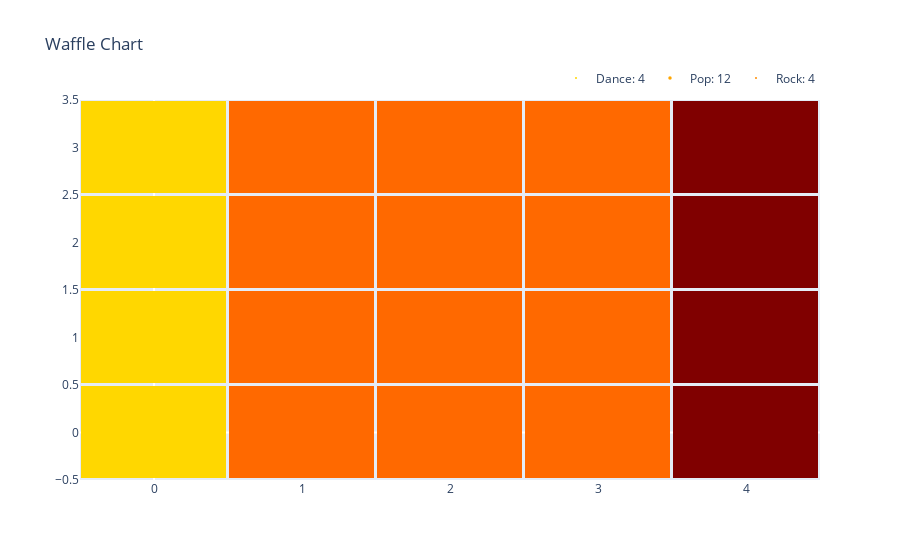

The code cell stored with this chart in its notebook:
### Code cell
# importar librerías
import plotly.graph_objects as go
import numpy as np

# definir categorías y proporciones
categories = df_pcb.index.values
category_proportions = (df_pcb['Total']/df_pcb['Total'].sum()).values

# definir dimensiones del waffle chart
#width = int(np.ceil((df_pcb.sum()/12)*2).values[0])
#height = int(np.ceil((df_pcb.sum()/12)).values[0])
width = 5
height = 4


# calcular número total de celdas
total_num_tiles = width * height

# calcular número de celdas por categoría
tiles_per_category = [round(proportion * total_num_tiles) for proportion in category_proportions]

# crear matriz para el waffle chart
waffle_chart = np.zeros((height, width))

# índices que recorren la estructura
category_index = 0
tile_index = 0

# poblar el waffle chart
for col in range(width):
    for row in range(height):
        tile_index += 1

        # si el número de celdas para la categoría actual es igual a las celdas asignadas...
        if tile_index > sum(tiles_per_category[0:category_index]):
            # ...se continúa con la siguiente categoría
            category_index += 1       
            
        # Se asigna el valor de la categoría actual a las coordenadas row,col
        waffle_chart[row, col] = category_index
        
# crear lista de colores para cada categoría
colors =  ['#FFD700', '#FFA500', '#FF8C00', '#FF4500', '#FF0000', '#800000']

# crear lista de texto para cada categoría
text = df_pcb.index.values
# crear el waffle chart con plotly
fig = go.Figure(data=go.Heatmap(z=waffle_chart, text=text, hoverinfo='text',  xgap=3, ygap=3,
                            showscale=False,colorscale=colors))


# actualizar estilo del gráfico
fig.update_layout(
    title='Waffle Chart',
    xaxis_showgrid=False,
    yaxis_showgrid=False,
   
)
for i, tiles in enumerate(tiles_per_category):
    fig.add_trace(go.Scatter(
        x=[None],
        y=[None],
        mode='markers',
        marker=dict(size=math.sqrt(tiles), color=colors[i]),
        name=df_pcb.index.values[i] + ': ' + str(tiles)
    ))

# Actualizar la configuración del diseño para agregar la leyenda
fig.update_layout(
     title='Waffle Chart',
    legend=dict(
        orientation="h",
        yanchor="bottom",
        y=1.02,
        xanchor="right",
        x=1
    )
)
# mostrar el gráfico
fig.show()

### Figure 1 — Plotly figure (JSON) as saved in the notebook; plotly's stock layout.template omitted (floating-point values rounded to 4 significant figures)
{"data": [{"colorscale": [[0, "#FFD700"], [0.2, "#FFA500"], [0.4, "#FF8C00"], [0.6, "#FF4500"], [0.8, "#FF0000"], [1, "#800000"]], "hoverinfo": "text", "showscale": false, "text": ["Dance", "Pop", "Rock"], "type": "heatmap", "xgap": 3, "ygap": 3, "z": [[1, 2, 2, 2, 3], [1, 2, 2, 2, 3], [1, 2, 2, 2, 3], [1, 2, 2, 2, 3]]}, {"marker": {"color": "#FFD700", "size": 2}, "mode": "markers", "name": "Dance: 4", "type": "scatter", "x": [null], "y": [null]}, {"marker": {"color": "#FFA500", "size": 3.464}, "mode": "markers", "name": "Pop: 12", "type": "scatter", "x": [null], "y": [null]}, {"marker": {"color": "#FF8C00", "size": 2}, "mode": "markers", "name": "Rock: 4", "type": "scatter", "x": [null], "y": [null]}], "layout": {"legend": {"orientation": "h", "x": 1, "xanchor": "right", "y": 1.02, "yanchor": "bottom"}, "title": {"text": "Waffle Chart"}, "xaxis": {"showgrid": false}, "yaxis": {"showgrid": false}}}
